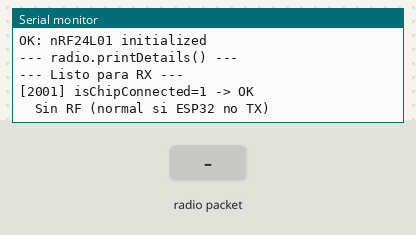
Bench run of a sketch on a simulated Arduino Uno, built with avr-gcc and run on an emulated ATmega328P. On the bench: the last lines printed to the serial monitor. The inputs (shaded band) are chosen by the test bench. No radio packets arrive unless stated.

Above: at 2.2 s.
2.3 s: radio packet "1" arrives
At 4.6 s:
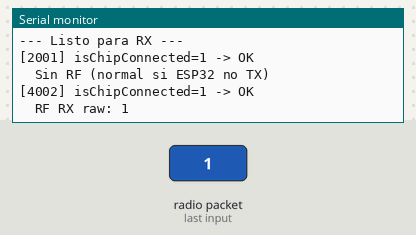
5.5 s: radio packet "0" arrives
At 7.3 s:
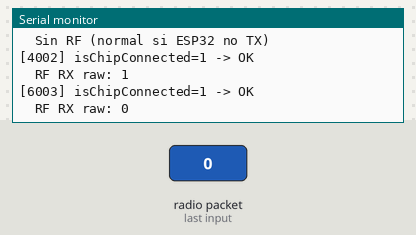
8.0 s: radio packet "2" arrives
At 8.8 s:
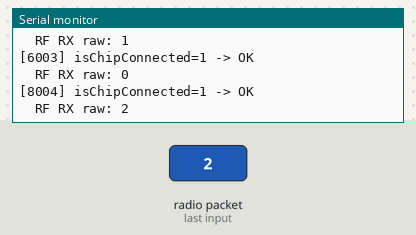
Timing chart, 0 to 11.0 s (numbered marks = the images above; inputs shaded):
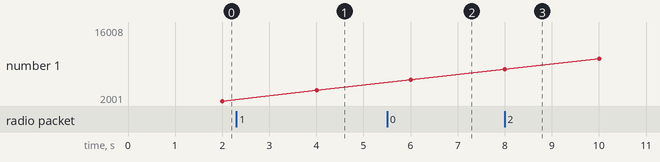

The sketch:

test-nrf24-uno.ino
```cpp
/*
 * AetherNet - Test nRF24L01 UNO (validación aislada DEVOPS-05)
 * Solo SPI/RF — sin L298N, sin HC-SR04, sin TCRT, sin EMA.
 * Para aislar "ERROR: nRF24L01 not detected!" rover-uno.ino:135
 * Cableado docs/fritzing/plano-sprint1-nrf24-reapertura.md:38
 * CE→D4, CSN→D10, SCK→13, MOSI→11, MISO→12, VCC→3.3V + C2 10µF en paralelo ≤5mm a GND
 */
#include <SPI.h>
#include <RF24.h>

#define NRF_CE_PIN 4
#define NRF_CSN_PIN 10

RF24 radio(NRF_CE_PIN, NRF_CSN_PIN);

void setup() {
  Serial.begin(115200);
  while (!Serial) delay(10);
  delay(1000);
  Serial.println("\n=== AetherNet nRF24L01 Validation UNO ===");
  Serial.println("Pines: CE=4 CSN=10 SCK=13 MOSI=11 MISO=12");
  if (!radio.begin()) {
    Serial.println("ERROR: nRF24L01 not detected! Revisa:");
    Serial.println("  1) VCC 3.3V + C2 10µF en PARALELO (no serie) pegado al nRF");
    Serial.println("  2) CE4, CSN10, SCK13, MOSI11, MISO12 continuidad");
    Serial.println("  3) 3.3V en VCC-GND del nRF (UNO 3.3V débil, si cae <3.0 usa ESP32 3V3)");
  } else {
    Serial.println("OK: nRF24L01 initialized");
    radio.setPALevel(RF24_PA_HIGH);
    radio.setDataRate(RF24_2MBPS);
    radio.setChannel(76);
    radio.openReadingPipe(1, (byte*)"ROVER");
    radio.openWritingPipe((byte*)"GATEW");
    radio.startListening();
    Serial.println("--- radio.printDetails() ---");
    radio.printDetails();
    Serial.println("--- Listo para RX ---");
  }
}

void loop() {
  static unsigned long last = 0;
  if (millis() - last > 2000) {
    last = millis();
    bool ok = radio.isChipConnected();
    Serial.print("["); Serial.print(millis()); Serial.print("] isChipConnected=");
    Serial.print(ok); Serial.println(ok ? " -> OK" : " -> FAIL");
    if (ok) {
      if (radio.available()) {
        char buf[32] = {0};
        radio.read(&buf, sizeof(buf));
        Serial.print("  RF RX raw: "); Serial.println(buf);
      } else {
        Serial.println("  Sin RF (normal si ESP32 no TX)");
      }
    }
  }
}
```

Measured:
- after the input at 2.3 s, the serial monitor: prints a new line after 1.7 s (image 1)
- after the input at 5.5 s, the serial monitor: prints a new line after 0.51 s (image 2)
- after the input at 8.0 s, the serial monitor: prints a new line at once (image 3)
